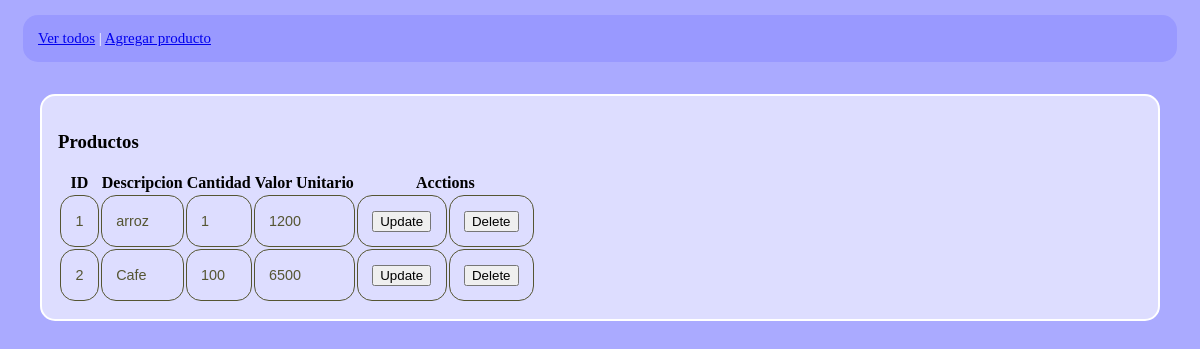
Before: / with the older database file.
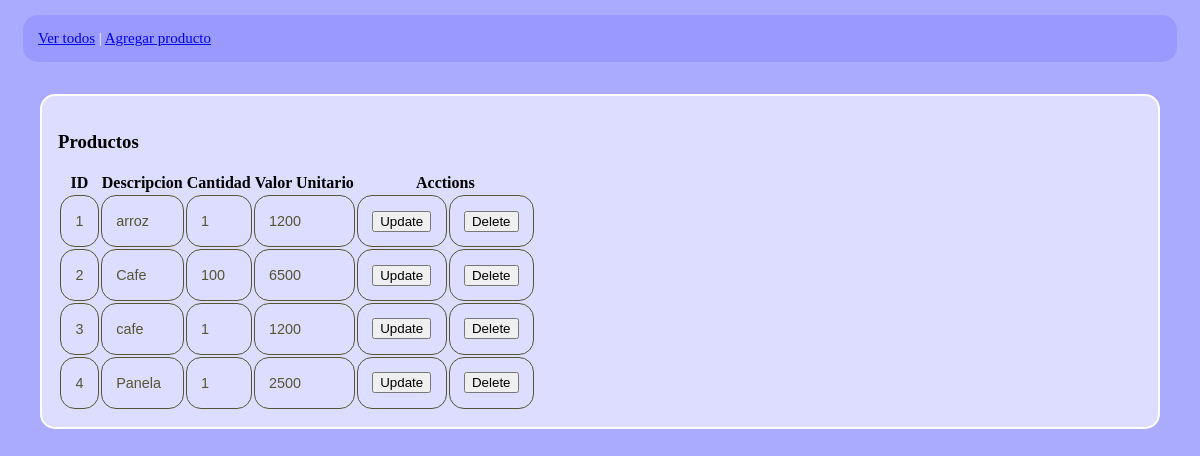
After: the same page with the newer database file.
### principal.py (models this page shows, shortened)
class productos(db.Model):
   id = db.Column('id', db.Integer, primary_key = True)
   descripcion = db.Column(db.String(100))
   cantidad = db.Column(db.Integer())
   valor = db.Column(db.Integer())

### principal.py (the view)
@app.route('/')
def show_all():
   return render_template('show_all.html', productos = productos.query.all() )

### templates/show_all.html (shortened to what this page needs)
<!DOCTYPE html>
<html lang = "en">
   <head>
     <link rel="stylesheet" type="text/css" href="{{ url_for('static', filename='css/default.css') }}">
   </head>
   <body>
      <nav>
         <a href = "{{ url_for('show_all') }}">Ver todos</a> |
         <a href = "{{ url_for('new') }}">Agregar producto</a>
      </nav>
      <section>
        <h3>Productos</h3>
        <table>
           <thead>
              <tr>
                 <th>ID</th>
                 <th>Descripcion</th>
                 <th>Cantidad</th>
                 <th>Valor Unitario</th>
                 <th colspan="2">Acctions</th>
              </tr>
           </thead>
           <tbody>
              {% for producto in productos %}
                 <tr>
                    <td>{{ producto.id }}</td>
                    <td>{{ producto.descripcion }}</td>
                    <td>{{ producto.cantidad }}</td>
                    <td>{{ producto.valor }}</td>
                    <td>
                      <form method="POST" action="/update" style="display: inline">
                        <input type="submit" value="Update">
                      </form>
                    </td>
                    <td>
                      <form method="POST" action="/delete" style="display: inline">
                        <input type="submit" value="Delete">
                      </form>
                    </td>
                 </tr>
              {% endfor %}
           </tbody>
        </table>
    </section>
   </body>
</html>

### static/css/default.css (style rules this page uses)
body { background-color:#aaaaff; }
nav { font-size: 15px; background-color:#9999ff; color:#ffffff; text-align: left; border-color:#ffffff; border-radius:15px; margin:1em; padding:1em; }
section { background-color:#ddddff; border:2px solid; border-color:#ffffff; border-radius:15px; margin:2em; padding:1em; }
td { border-color:#ffffff; border:1px solid; border-radius:15px; margin:2em; padding:1em; font-family:Arial; font-size:0.9em; color:#555533 }

Changed rows visible on the page:
added productos: id "3", descripcion "cafe", cantidad "1", valor "1200"
added productos: id "4", descripcion "Panela", cantidad "1", valor "2500"
